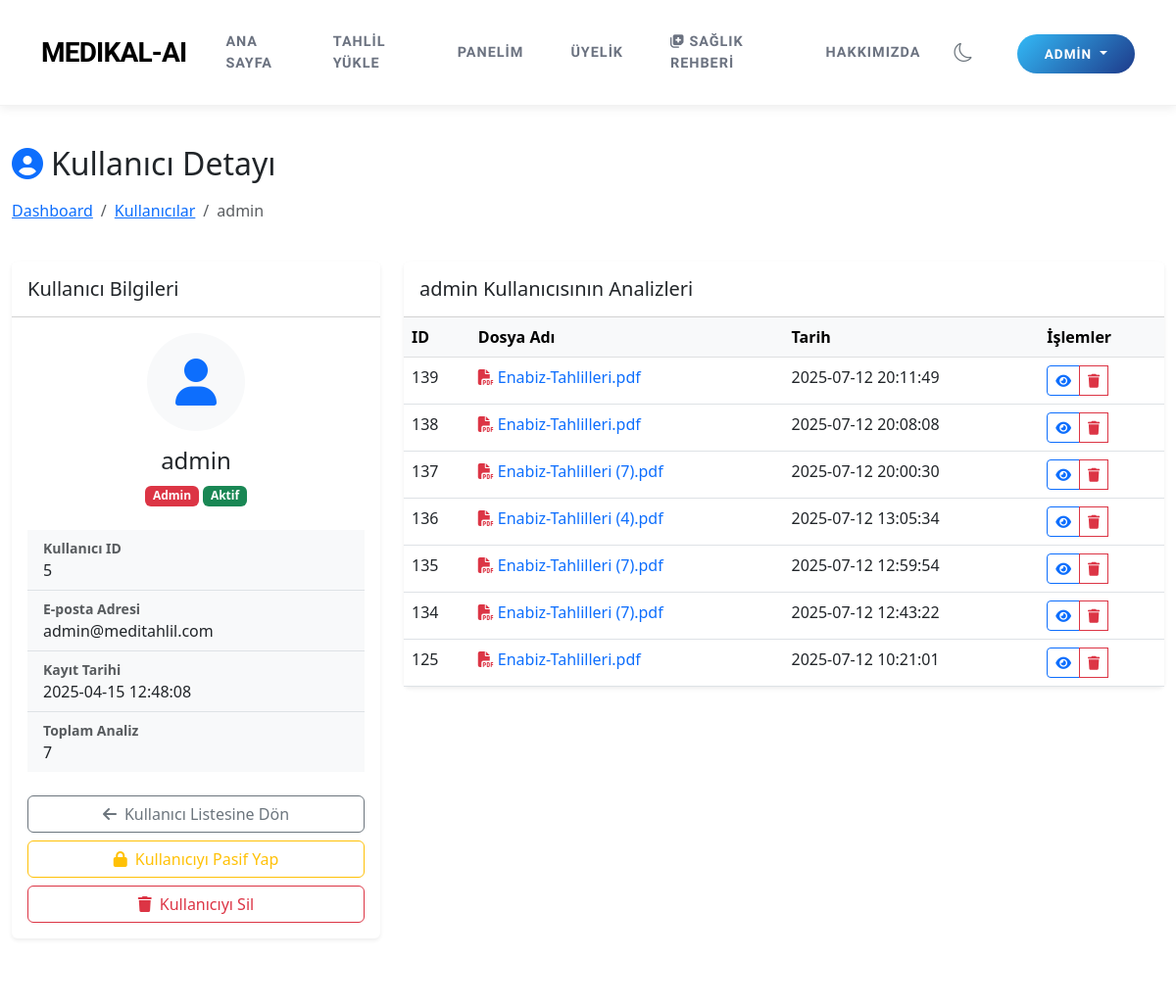
The app's page /admin/users/5 (signed in, upper part), older data.
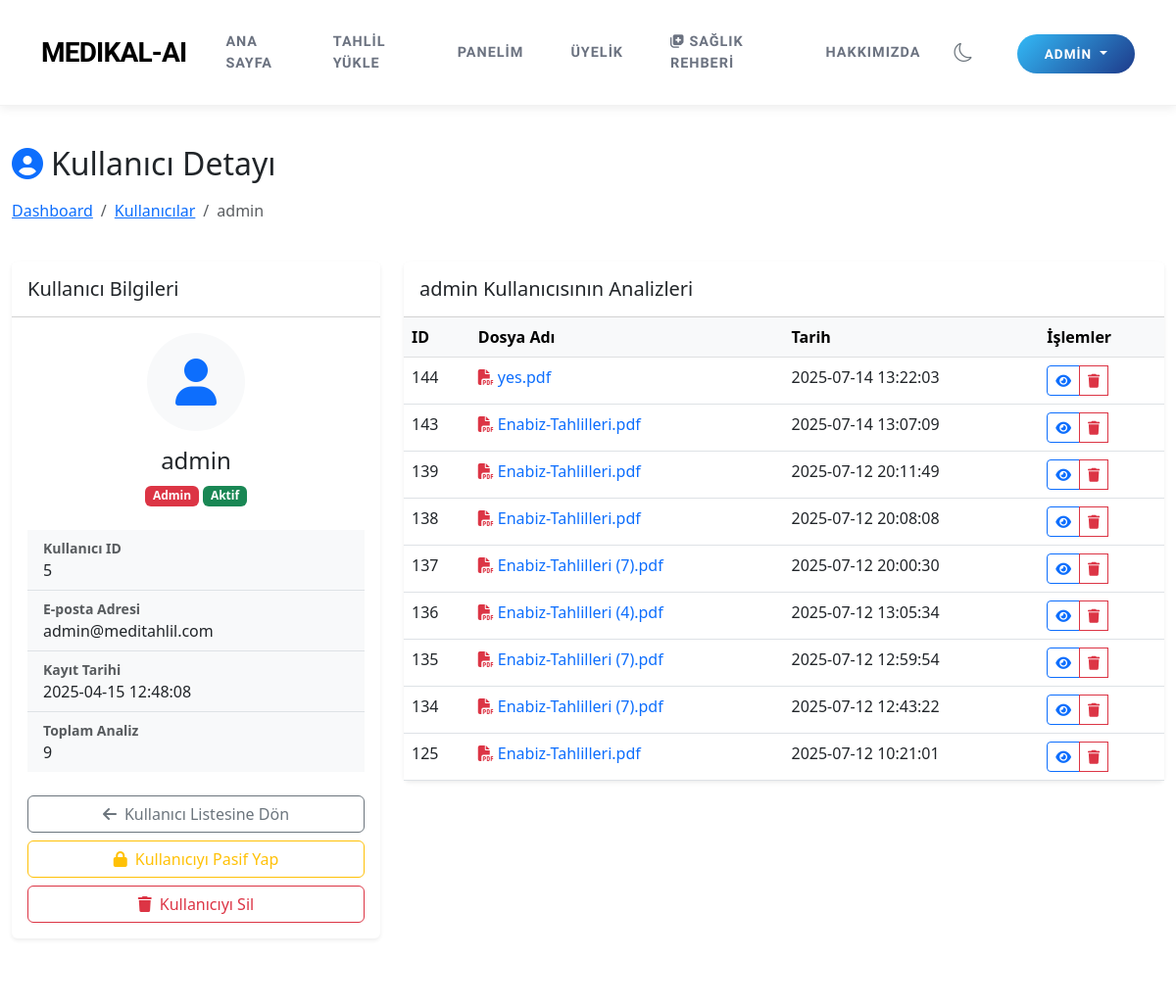
The same page, newer data.
### tables this page shows
CREATE TABLE analyses (
        id INTEGER PRIMARY KEY AUTOINCREMENT,
        user_id INTEGER,
        file_name TEXT,
        analysis_text TEXT,
        analysis_result TEXT,
        created_at TIMESTAMP DEFAULT CURRENT_TIMESTAMP, analysis_json TEXT, analysis_type TEXT DEFAULT 'kan',
        FOREIGN KEY (user_id) REFERENCES users (id)
    );

### app.py (the view)
@app.route('/admin/users/<int:user_id>')
@admin_required
def admin_user_detail(user_id):
    conn = sqlite3.connect(DB_PATH)
    conn.row_factory = sqlite3.Row
    c = conn.cursor()
    c.execute("SELECT * FROM users WHERE id = ?", (user_id,))
    user = c.fetchone()
    if not user:
        conn.close()
        flash('Kullanıcı bulunamadı!', 'danger')
        return redirect(url_for('admin_users'))
    c.execute("SELECT * FROM analyses WHERE user_id = ? ORDER BY created_at DESC", (user_id,))
    analyses = c.fetchall()
    conn.close()
    return render_template('admin/user_detail.html', user=user, analyses=analyses)

### templates/admin/user_detail.html (shortened to what the changed rows need)
{% extends "layout.html" %}
{% block content %}
<div class="container-fluid py-4">
    <div class="row mb-4">
        <div class="col-md-12">
            <h2 class="mb-3"><i class="fas fa-user-circle me-2 text-primary"></i>Kullanıcı Detayı</h2>
        </div>
    </div>
    <div class="row g-4">
        <div class="col-md-4">
            <div class="card border-0 shadow-sm">
                <div class="card-body">
                    <div class="list-group list-group-flush">
                        <div class="list-group-item bg-light">
                            <div class="fw-bold text-muted small">Toplam Analiz</div>
                            <div>{{ analyses|length }}</div>
                        </div>
                    </div>
                </div>
            </div>
        </div>
        <div class="col-md-8">
            <div class="card border-0 shadow-sm">
                <div class="card-body p-0">
                    {% if analyses %}
                    <div class="table-responsive">
                        <table class="table table-hover mb-0">
                            <thead class="table-light">
                                <tr>
                                    <th>ID</th>
                                    <th>Dosya Adı</th>
                                    <th>Tarih</th>
                                    <th>İşlemler</th>
                                </tr>
                            </thead>
                            <tbody>
                                {% for analysis in analyses %}
                                <tr>
                                    <td>{{ analysis.id }}</td>
                                    <td>
                                        <a href="{{ url_for('admin_analysis_detail', analysis_id=analysis.id) }}" class="text-decoration-none">
                                            <i class="fas fa-file-pdf text-danger me-1"></i>{{ analysis.file_name }}
                                        </a>
                                    </td>
                                    <td>{{ analysis.created_at }}</td>
                                    <td>
                                        <div class="btn-group btn-group-sm" role="group">
                                            <a href="{{ url_for('admin_analysis_detail', analysis_id=analysis.id) }}" class="btn btn-outline-primary" title="Görüntüle">
                                                <i class="fas fa-eye"></i>
                                            </a>
                                            <button type="button" class="btn btn-outline-danger" title="Sil" data-bs-toggle="modal" data-bs-target="#deleteModal{{ analysis.id }}">
                                                <i class="fas fa-trash"></i>
                                            </button>
                                        </div>
                                    </td>
                                </tr>
                                {% endfor %}
                            </tbody>
                        </table>
                    </div>
                    {% else %}
                    <div class="text-center py-5">
                        <i class="fas fa-file-medical-alt text-muted mb-3" style="font-size: 3rem;"></i>
                        <h5>Bu kullanıcının henüz analizi bulunmuyor.</h5>
                    </div>
                    {% endif %}
                </div>
            </div>
        </div>
    </div>
</div>
{% endblock %}

Row changes from the older to the newer data that the page shows:
added analyses: id "144", file_name "yes.pdf", created_at "2025-07-14 13:22:03"
added analyses: id "143", file_name "Enabiz-Tahlilleri.pdf", created_at "2025-07-14 13:07:09"
Text that changed along with them:
{{ analyses|length }}: "7" → "9"
